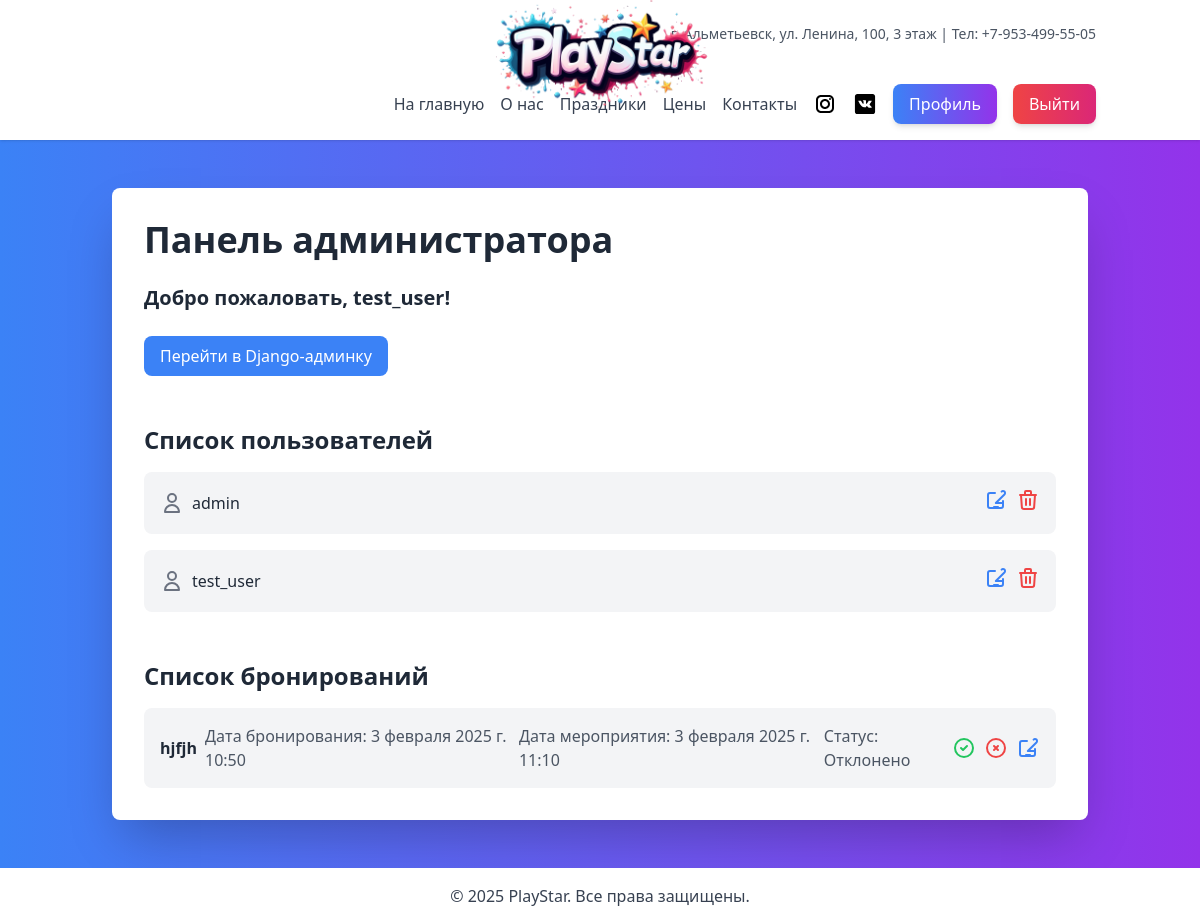
The app's page /staff/admin-dashboard/ (signed in), older data.
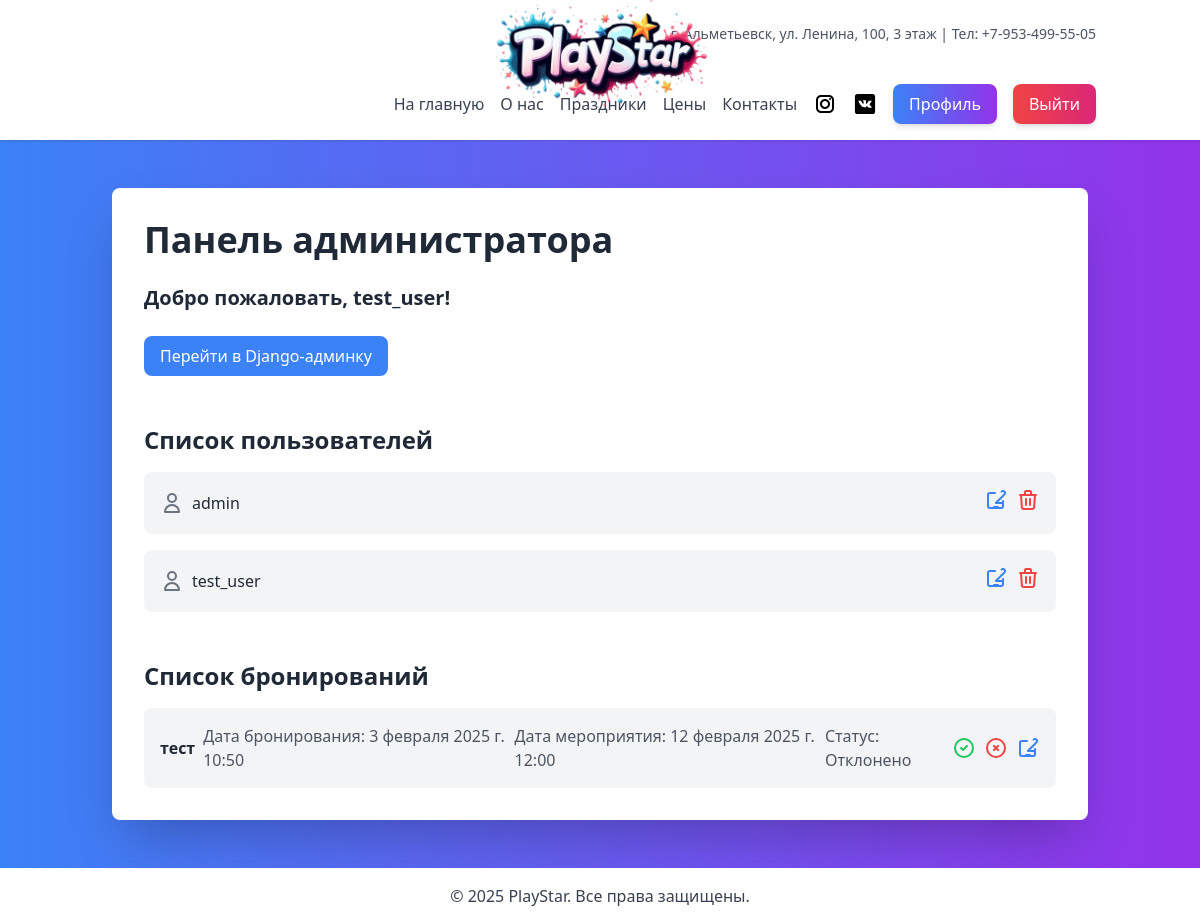
The same page, newer data.
### bookings/models.py (models this page shows, shortened)
class Booking(models.Model):
    user = models.ForeignKey(settings.AUTH_USER_MODEL, on_delete=models.CASCADE, related_name='bookings')
    event_name = models.CharField(max_length=255, verbose_name='Название мероприятия')
    booking_date = models.DateTimeField(auto_now_add=True, verbose_name='Дата бронирования')
    event_date = models.DateTimeField(verbose_name='Дата мероприятия')
    status = models.CharField(max_length=50, blank=True, null=True, default='Активно', verbose_name='Статус')
    children_count = models.PositiveIntegerField(default=1, blank=True, null=True, verbose_name='Количество детей')  # Новое поле
    comment = models.TextField(max_length=255, blank=True, null=True, verbose_name='Комментарий')  # Новое поле
    class Meta:
        verbose_name = 'Бронирование'
        verbose_name_plural = 'Бронирования'

### staff/views.py (the view)
# urls.py: path('admin-dashboard/', views.admin_dashboard, name='admin_dashboard'),
@login_required
@user_passes_test(role_required('Admin'))
def admin_dashboard(request):
    users = CustomUser.objects.all()  # Используем кастомную модель пользователя
    paginator = Paginator(users, 5)  # Показывать по 5 пользователей на странице
    page_number = request.GET.get('page', 1)
    page_obj = paginator.get_page(page_number)
    bookings = Booking.objects.all()
    return render(request, 'staff/admin_dashboard.html', {'users': page_obj, 'bookings': bookings})

### staff/templates/staff/admin_dashboard.html (shortened to what the changed rows need)
{% extends 'base.html' %}
{% block content %}
<div class="flex space-x-8 max-w-6xl mx-auto">
    <div class="w-full bg-white p-8 rounded-lg shadow-2xl">
        <h2 class="text-4xl font-bold text-gray-800 mb-6">Панель администратора</h2>
        <div class="mt-6">
            {% if bookings %}
                <ul class="space-y-4">
                    {% for booking in bookings %}
                        <li class="bg-gray-100 p-4 rounded-lg flex items-center justify-between">
                            <div class="flex items-center space-x-2">
                                <p class="text-gray-800"><strong>{{ booking.event_name }}</strong></p>
                                <p class="text-gray-600">Дата бронирования: {{ booking.booking_date }}</p>
                                <p class="text-gray-600">Дата мероприятия: {{ booking.event_date }}</p>
                                <p class="text-gray-600">Статус: {{ booking.status }}</p>
                            </div>
                            <div class="flex space-x-2">
                                <a href="{% url 'manage_booking' booking.id 'approve' %}" class="text-green-500 hover:text-green-700">
                                    <svg xmlns="http://www.w3.org/2000/svg" class="h-6 w-6" fill="none" viewBox="0 0 24 24" stroke="currentColor">
                                        <path stroke-linecap="round" stroke-linejoin="round" stroke-width="2" d="M9 12l2 2 4-4m6 2a9 9 0 11-18 0 9 9 0 0118 0z" />
                                    </svg>
                                </a>
                                <a href="{% url 'manage_booking' booking.id 'reject' %}" class="text-red-500 hover:text-red-700">
                                    <svg xmlns="http://www.w3.org/2000/svg" class="h-6 w-6" fill="none" viewBox="0 0 24 24" stroke="currentColor">
                                        <path stroke-linecap="round" stroke-linejoin="round" stroke-width="2" d="M10 14l2-2m0 0l2-2m-2 2l-2-2m2 2l2 2m7-2a9 9 0 11-18 0 9 9 0 0118 0z" />
                                    </svg>
                                </a>
                                <a href="{% url 'edit_booking' booking.id %}" class="text-blue-500 hover:text-blue-700">
                                    <svg xmlns="http://www.w3.org/2000/svg" class="h-6 w-6" fill="none" viewBox="0 0 24 24" stroke="currentColor">
                                        <path stroke-linecap="round" stroke-linejoin="round" stroke-width="2" d="M11 5H6a2 2 0 00-2 2v11a2 2 0 002 2h11a2 2 0 002-2v-5m-1.414-9.414a2 2 0 112.828 2.828L11.828 15H19m-9 4h4" />
                                    </svg>
                                </a>
                            </div>
                        </li>
                    {% endfor %}
                </ul>
            {% else %}
                <p class="text-gray-600">Бронирования не найдены.</p>
            {% endif %}
        </div>
    </div>
</div>
{% endblock %}

Row changes from the older to the newer data that the page shows:
changed Booking "Отклонено": event_name "hjfjh" → "тест"; event_date "3 февраля 2025 г. 11:10" → "12 февраля 2025 г. 12:00"
